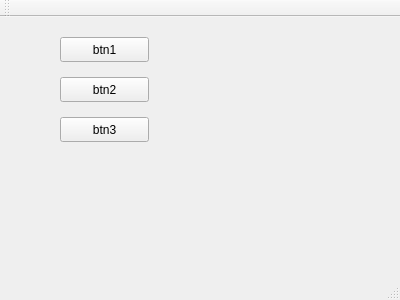
<?xml version="1.0" encoding="UTF-8"?>
<ui version="4.0">
 <class>MainWindow</class>
 <widget class="QMainWindow" name="MainWindow">
  <property name="geometry">
   <rect>
    <x>0</x>
    <y>0</y>
    <width>400</width>
    <height>300</height>
   </rect>
  </property>
  <property name="windowTitle">
   <string>MainWindow</string>
  </property>
  <widget class="QWidget" name="centralWidget">
   <widget class="QPushButton" name="btn1">
    <property name="geometry">
     <rect>
      <x>60</x>
      <y>20</y>
      <width>89</width>
      <height>25</height>
     </rect>
    </property>
    <property name="text">
     <string>btn1</string>
    </property>
   </widget>
   <widget class="QPushButton" name="btn2">
    <property name="geometry">
     <rect>
      <x>60</x>
      <y>60</y>
      <width>89</width>
      <height>25</height>
     </rect>
    </property>
    <property name="text">
     <string>btn2</string>
    </property>
   </widget>
   <widget class="QPushButton" name="btn3">
    <property name="geometry">
     <rect>
      <x>60</x>
      <y>100</y>
      <width>89</width>
      <height>25</height>
     </rect>
    </property>
    <property name="text">
     <string>btn3</string>
    </property>
   </widget>
  </widget>
  <widget class="QMenuBar" name="menuBar">
   <property name="geometry">
    <rect>
     <x>0</x>
     <y>0</y>
     <width>400</width>
     <height>28</height>
    </rect>
   </property>
  </widget>
  <widget class="QToolBar" name="mainToolBar">
   <attribute name="toolBarArea">
    <enum>TopToolBarArea</enum>
   </attribute>
   <attribute name="toolBarBreak">
    <bool>false</bool>
   </attribute>
  </widget>
  <widget class="QStatusBar" name="statusBar"/>
 </widget>
 <layoutdefault spacing="6" margin="11"/>
 <resources/>
 <connections/>
</ui>
